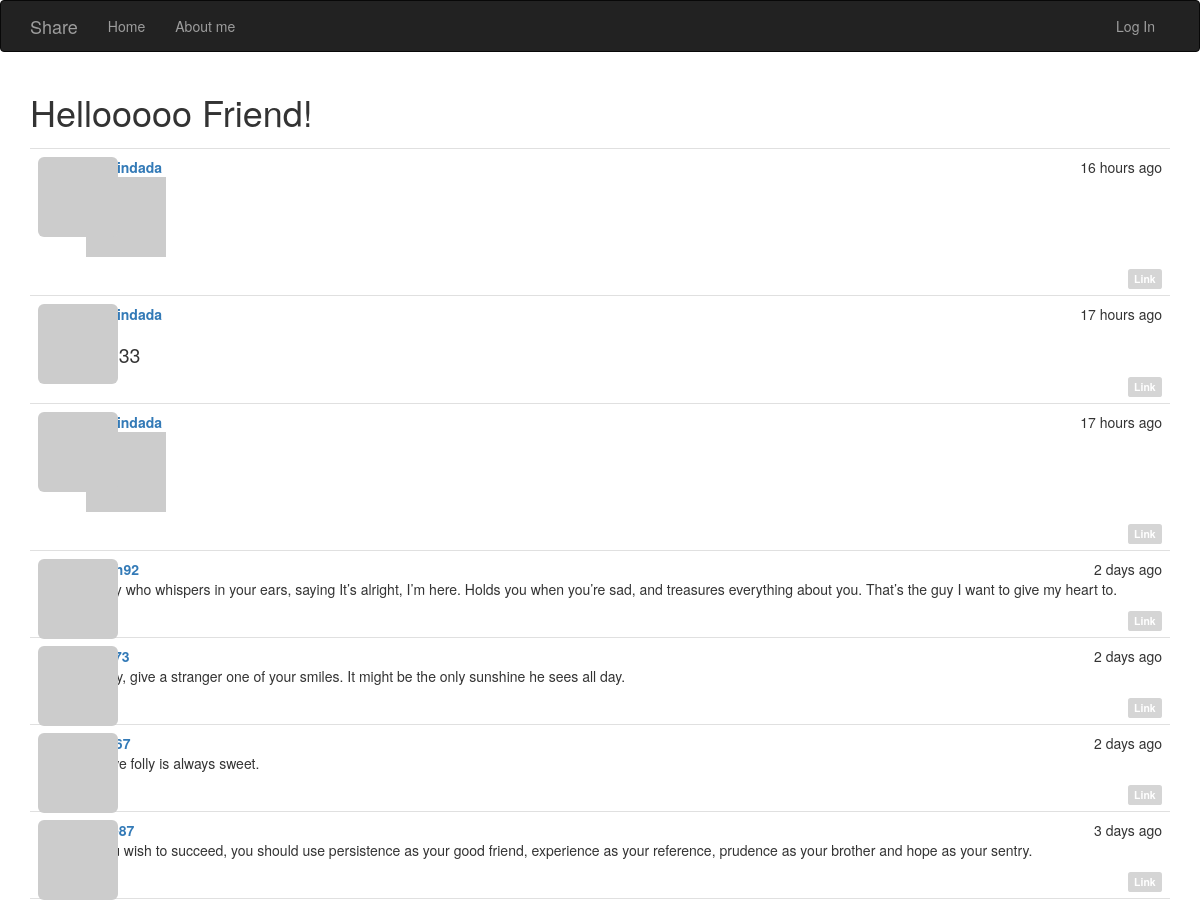
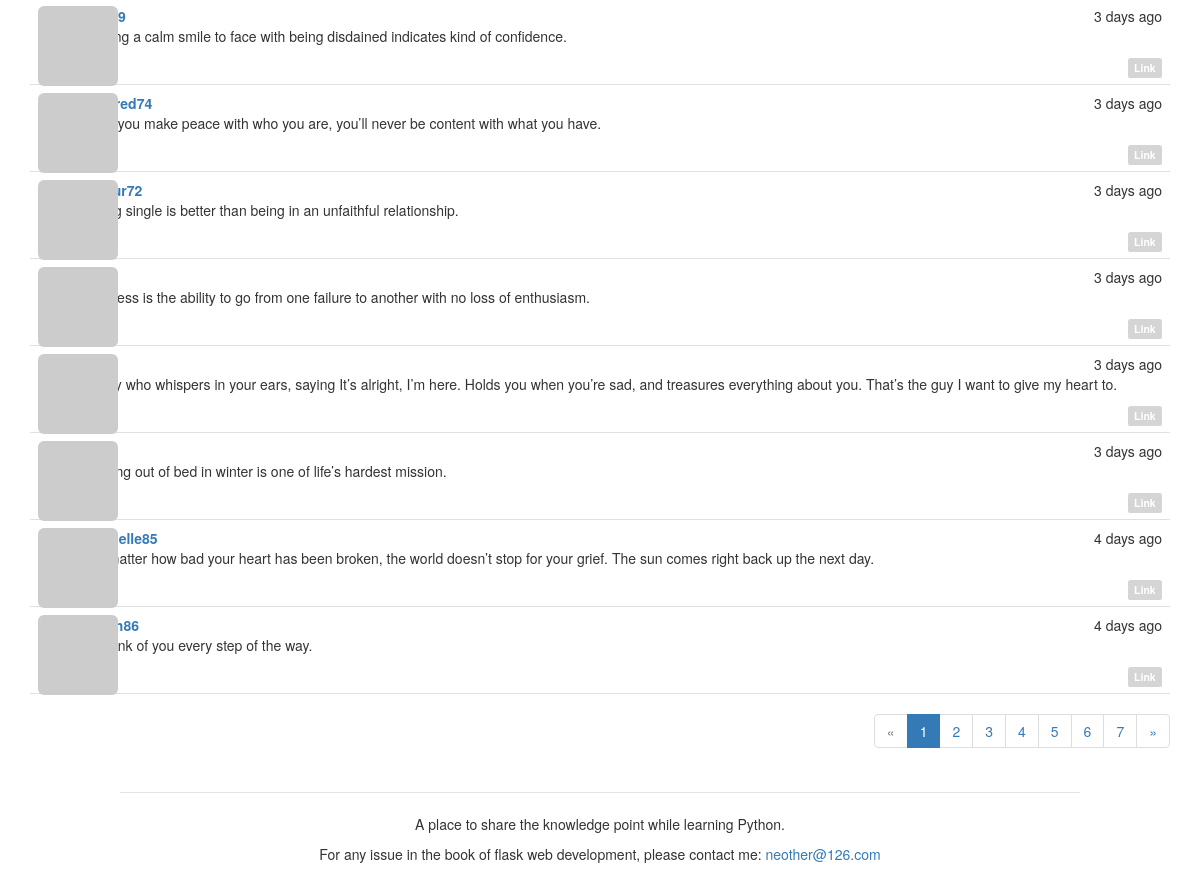
Before: / with the older database file (2 pictures, top to bottom).
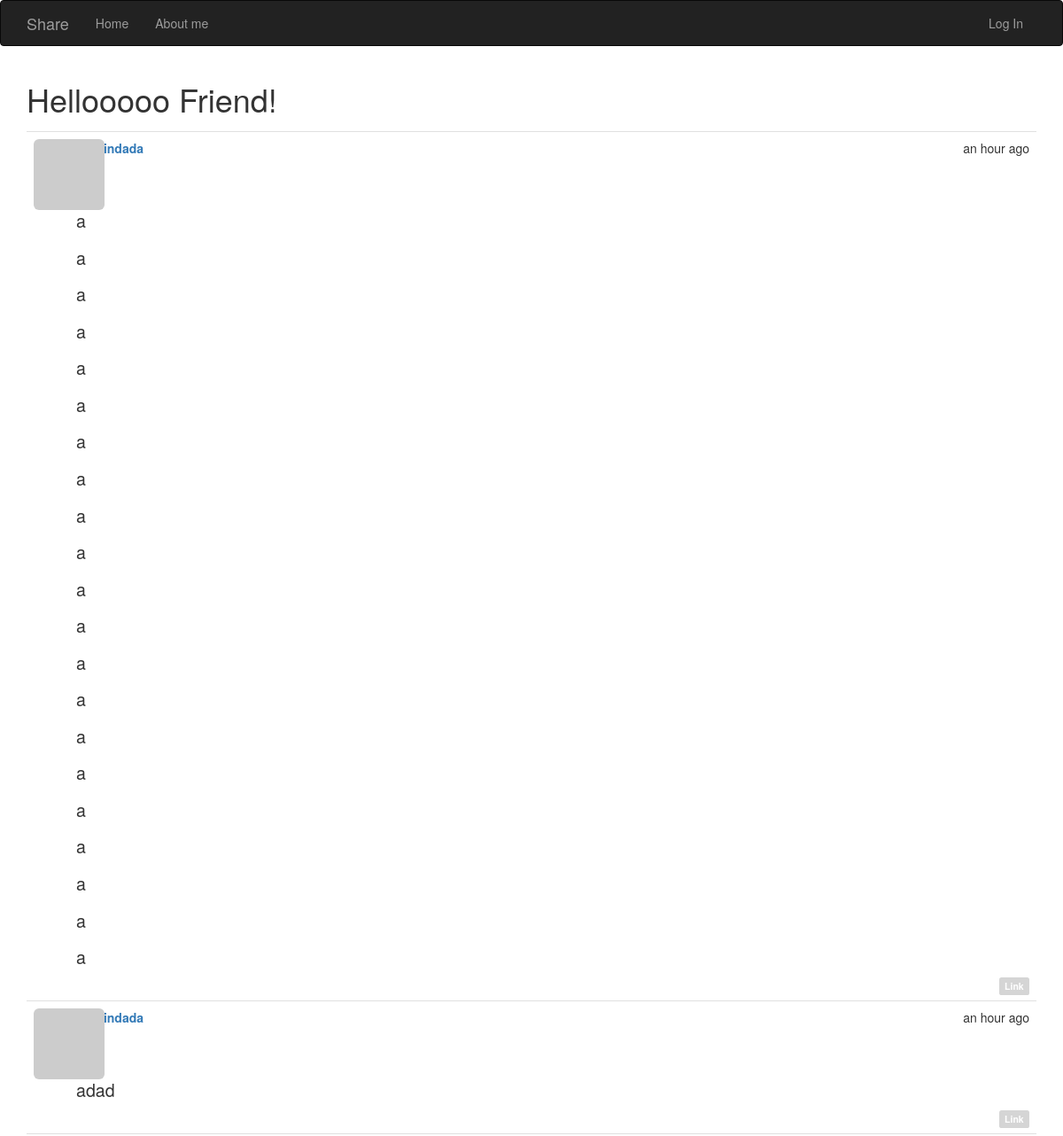
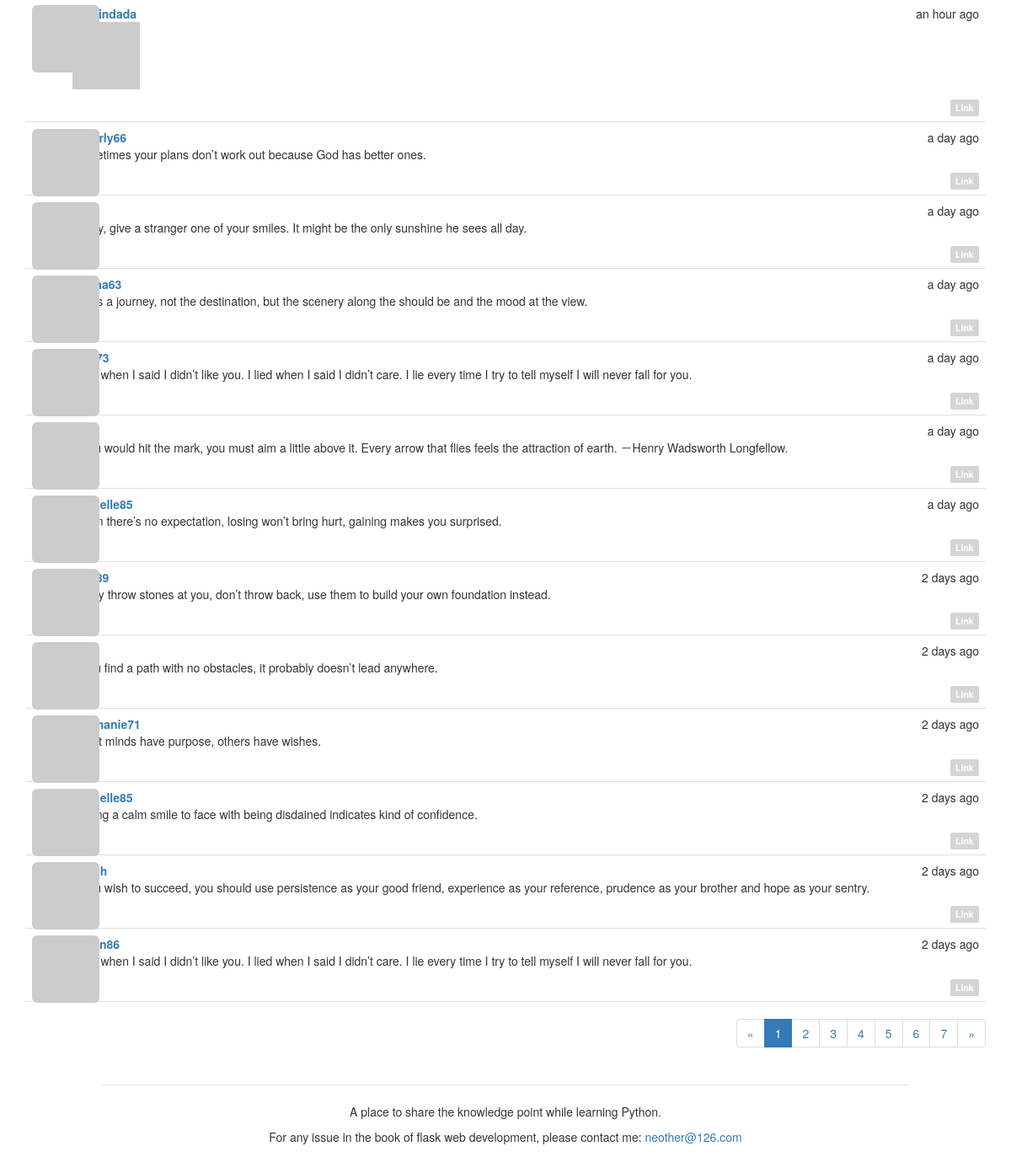
After: the same page with the newer database file (2 pictures, top to bottom).
### app/models.py (models this page shows, shortened)
class Post(db.Model):
    __tablename__ = 'posts'
    id = db.Column(db.Integer, primary_key=True)
    body = db.Column(db.Text)
    timestamp = db.Column(db.DateTime, index=True, default=datetime.utcnow)
    author_id = db.Column(db.Integer, db.ForeignKey('users.id'))
    body_html = db.Column(db.Text)
    comments = db.relationship('Comment', backref='post', lazy='dynamic')

class User(UserMixin, db.Model):
    __tablename__ = 'users'
    id = db.Column(db.Integer, primary_key=True)
    email = db.Column(db.String(64), unique=True, index=True)
    username = db.Column(db.String(64), unique=True, index=True)
    password_hash = db.Column(db.String(128))
    role_id = db.Column(db.Integer, db.ForeignKey('roles.id'))
    confirmed = db.Column(db.Boolean, default=False)
    name = db.Column(db.String(64))
    location = db.Column(db.String(64))
    about_me = db.Column(db.Text())
    member_since = db.Column(db.DateTime(), default=datetime.utcnow)
    last_seen = db.Column(db.DateTime(), default=datetime.utcnow)
    avatar_hash = db.Column(db.String(32))
    posts = db.relationship('Post', backref='author', lazy='dynamic')
    comments = db.relationship('Comment', backref='author', lazy='dynamic')
    @property
    def password(self):
        raise AttributeError('password is not a readable attribute')
    def gravatar_hash(self):
        return hashlib.md5(self.email.lower().encode('utf-8')).hexdigest()
    def gravatar(self, size=100, default='identicon', rating='g'):
        url = 'https://secure.gravatar.com/avatar'
        hash = self.avatar_hash or self.gravatar_hash()
        return '{url}/{hash}?s={size}&d={default}&r={rating}'.format(
            url=url, hash=hash, size=size, default=default, rating=rating)

### app/main/views.py (the view)
@main.route('/', methods=['GET', 'POST'])
def index():
    form = PostForm()
    if current_user.can(Permission.WRITE) and form.validate_on_submit():
        post = Post(body=form.body.data,
                    author=current_user._get_current_object())
        db.session.add(post)
        db.session.commit()
        return redirect(url_for('.index'))
    page = request.args.get('page', 1, type=int)
    pagination = Post.query.order_by(Post.timestamp.desc()).paginate(
        page, per_page=current_app.config['FLASKY_POSTS_PER_PAGE'],
        error_out=False)
    posts = pagination.items
    return render_template('index.html', form=form, posts=posts,
                           pagination=pagination)

### app/auth/views.py (called while the page is built)
@auth.before_app_request
def before_request():
    if current_user.is_authenticated:
        current_user.ping()
        if not current_user.confirmed \
                and request.blueprint != 'auth' \
                and request.endpoint != 'static':
            return redirect(url_for('auth.unconfirmed'))

### app/main/__init__.py (called while the page is built)
@main.app_context_processor
def inject_permissions():
    return dict(Permission=Permission)

### app/models.py (called while the page is built)
    def can(self, permissions):
        return False

### app/templates/index.html (shortened to what this page needs)
{% extends "base.html" %}
{% import "bootstrap/wtf.html" as wtf %}
{% import "_macros.html" as macros %}
{% block page_content %}
        <h1>Hellooooo {% if current_user.is_authenticated %}{{ current_user.username }}{% else %}Friend{% endif %}!</h1>
    {% include '_posts.html' %}
    {% if pagination %}
        <div class="pagination">
            {{ macros.pagination_widget(pagination, '.index') }}
        </div>
    {% endif %}
{% endblock %}

### app/templates/_posts.html (shortened to what this page needs)
<ul class="posts">
    {% for post in posts %}
        <li class="post">
            <div class="profile-thumbnail">
                <a href="{{ url_for('.user', username=post.author.username) }}">
                    <img class="img-rounded profile-thumbnail"
                    src="{{ post.author.gravatar(size=40) }}">
                </a>
            </div>
            <div class="post-content">
                <div class="post-date">{{ moment(post.timestamp).fromNow() }}</div>
                <div class="post-author">
                    <a href="{{ url_for('.user', username=post.author.username) }}">
                        {{ post.author.username }}
                    </a>
                </div>
                <div class="post-body">
                    {% if post.body_html %}
                        {{ post.body_html | safe}}
                    {% else %}
                        {{ post.body }}
                    {% endif %}
                </div>
                <div class="post-footer">
                                <a href="{{ url_for('.post', id=post.id) }}">
                                    <span class="label label-default">Link</span></a>
                                    </div>
                                </div>
                            </li>
                        {% endfor %}
                    </ul>

Changed rows visible on the page:
no longer on this page (row edited): Post: timestamp "16 hours ago", author.username "Admindada"
no longer on this page (row edited): Post: timestamp "17 hours ago", author.username "Admindada"
no longer on this page (row edited): Post: timestamp "17 hours ago", author.username "Admindada"
no longer on this page (row edited): Post: timestamp "2 days ago", body_html "A guy who whispers in your ears, saying It’s alright, I’m here. Holds you when you’re sad, and treasures everything about you. That’s the guy I want to give my heart to."
no longer on this page (row edited): Post: timestamp "2 days ago", body_html "Today, give a stranger one of your smiles. It might be the only sunshine he sees all day."
no longer on this page (row edited): Post: timestamp "2 days ago", body_html "In love folly is always sweet."
no longer on this page (row edited): Post: timestamp "3 days ago", body_html "If you wish to succeed, you should use persistence as your good friend, experience as your reference, prudence as your brother and hope as your sentry."
no longer on this page (row edited): Post: timestamp "3 days ago", body_html "Having a calm smile to face with being disdained indicates kind of confidence."
removed Post: timestamp "3 days ago", author.username "mildred74", body_html "Until you make peace with who you are, you’ll never be content with what you have."
no longer on this page (row edited): Post: timestamp "3 days ago", body_html "Being single is better than being in an unfaithful relationship."
no longer on this page (row edited): Post: timestamp "3 days ago", body_html "Success is the ability to go from one failure to another with no loss of enthusiasm."
no longer on this page (row edited): Post: timestamp "3 days ago", body_html "A guy who whispers in your ears, saying It’s alright, I’m here. Holds you when you’re sad, and treasures everything about you. That’s the guy I want to give my heart to."
no longer on this page (row edited): Post: timestamp "3 days ago", body_html "Getting out of bed in winter is one of life’s hardest mission."
removed Post: timestamp "4 days ago", author.username "michelle85", body_html "No matter how bad your heart has been broken, the world doesn’t stop for your grief. The sun comes right back up the next day."
no longer on this page (row edited): Post: timestamp "4 days ago", body_html "I’ll think of you every step of the way."
added Post: timestamp "an hour ago", author.username "Admindada", body_html "a a a a a a a a a a a a a a a a a a a a a"
added Post: timestamp "an hour ago", author.username "Admindada", body_html "adad"
added Post: timestamp "an hour ago", author.username "Admindada"
now on this page (row edited): Post: timestamp "a day ago", author.username "beverly66", body_html "Sometimes your plans don’t work out because God has better ones."
now on this page (row edited): Post: timestamp "a day ago", body_html "Today, give a stranger one of your smiles. It might be the only sunshine he sees all day."
now on this page (row edited): Post: timestamp "a day ago", body_html "Life is a journey, not the destination, but the scenery along the should be and the mood at the view."
now on this page (row edited): Post: timestamp "a day ago", body_html "I lied when I said I didn’t like you. I lied when I said I didn’t care. I lie every time I try to tell myself I will never fall for you."
now on this page (row edited): Post: timestamp "a day ago", body_html "If you would hit the mark, you must aim a little above it. Every arrow that flies feels the attraction of earth. －Henry Wadsworth Longfellow."
now on this page (row edited): Post: timestamp "a day ago", author.username "michelle85", body_html "When there’s no expectation, losing won’t bring hurt, gaining makes you surprised."
now on this page (row edited): Post: timestamp "2 days ago", body_html "If they throw stones at you, don’t throw back, use them to build your own foundation instead."
added Post: timestamp "2 days ago", body_html "If you find a path with no obstacles, it probably doesn’t lead anywhere."
now on this page (row edited): Post: timestamp "2 days ago", author.username "stephanie71", body_html "Great minds have purpose, others have wishes."
added Post: timestamp "2 days ago", author.username "michelle85", body_html "Having a calm smile to face with being disdained indicates kind of confidence."
now on this page (row edited): Post: timestamp "2 days ago", body_html "If you wish to succeed, you should use persistence as your good friend, experience as your reference, prudence as your brother and hope as your sentry."
now on this page (row edited): Post: timestamp "2 days ago", body_html "I lied when I said I didn’t like you. I lied when I said I didn’t care. I lie every time I try to tell myself I will never fall for you."
